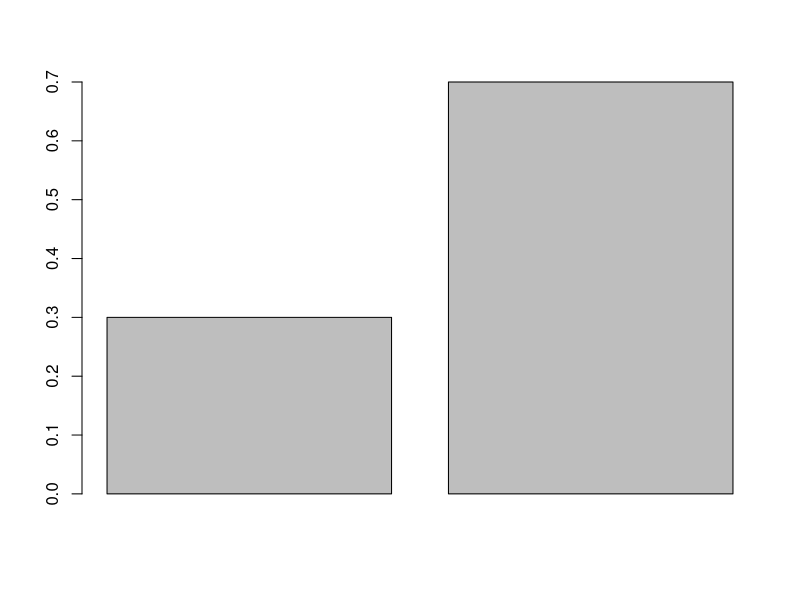
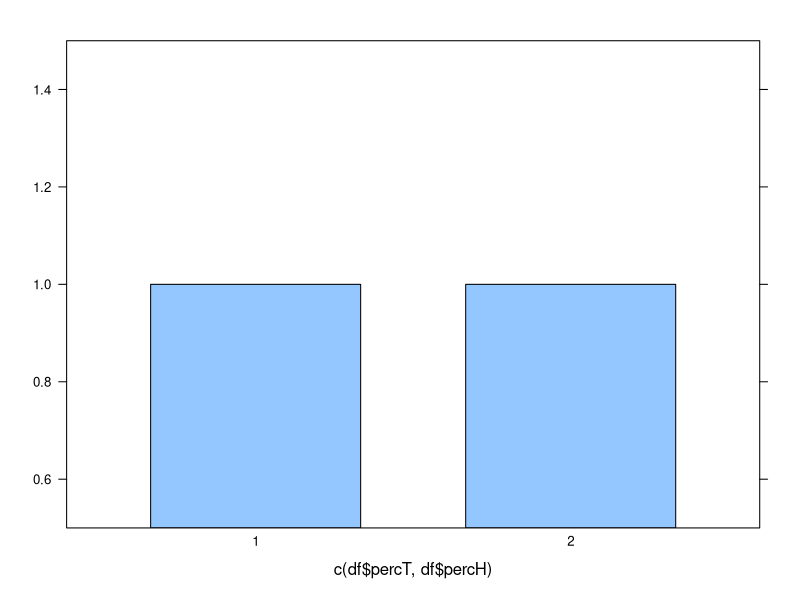
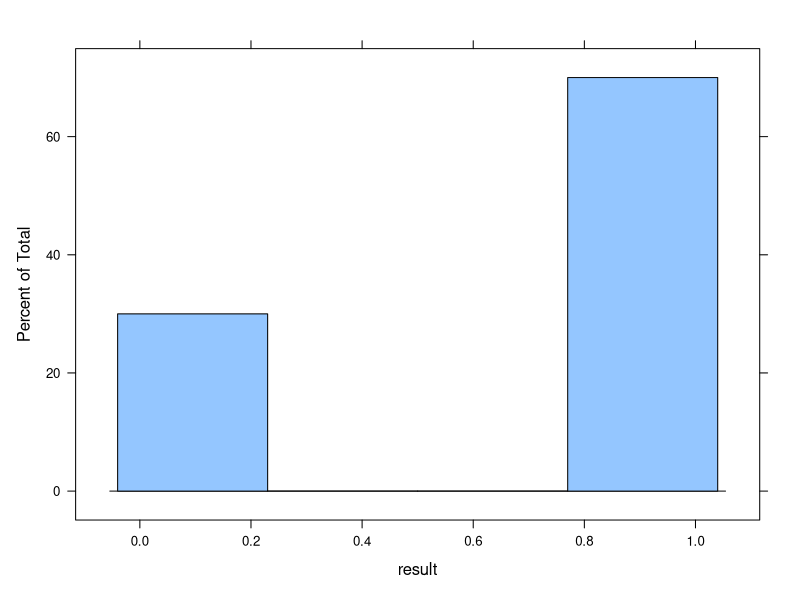
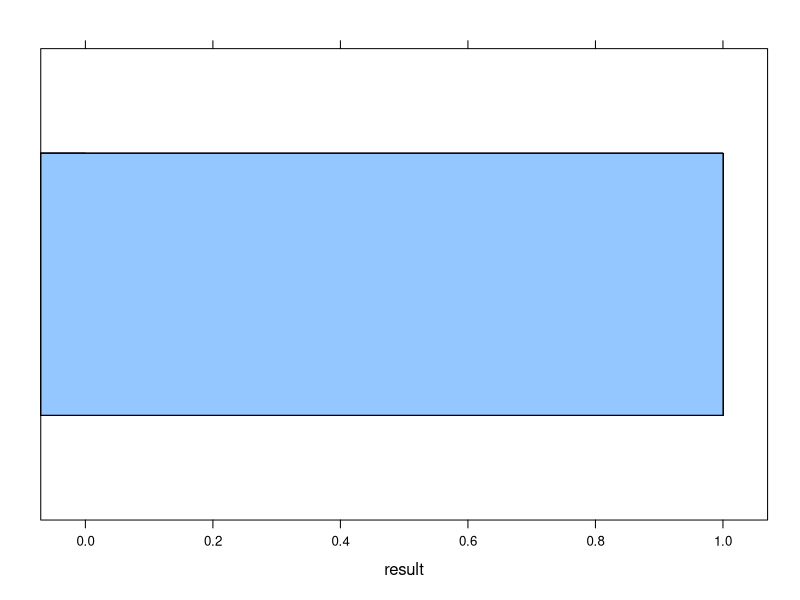
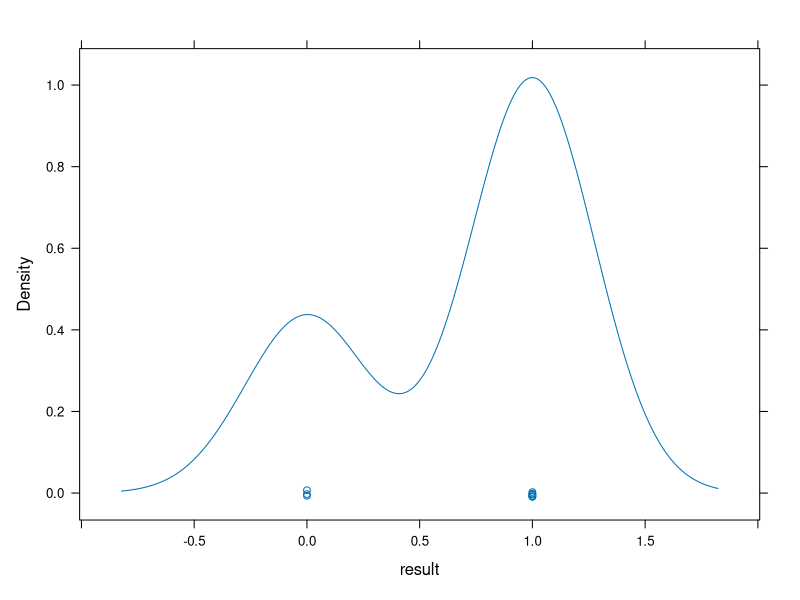
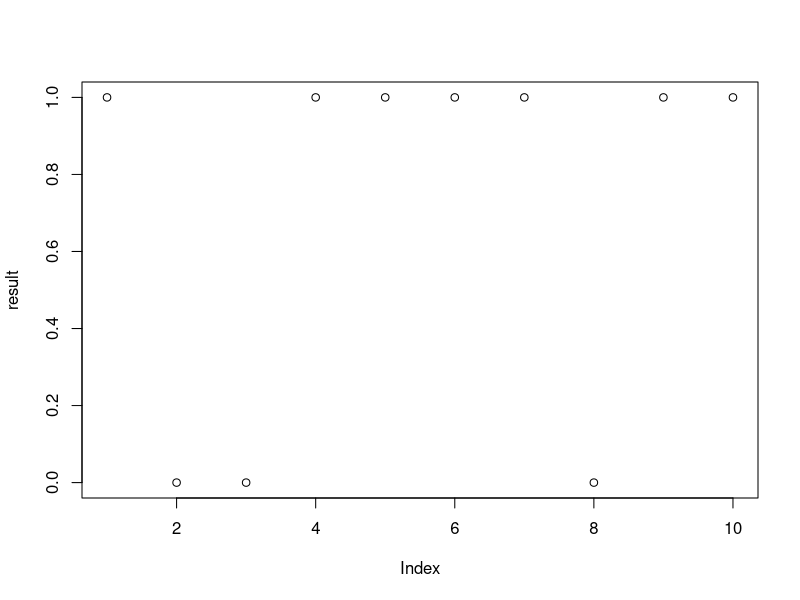
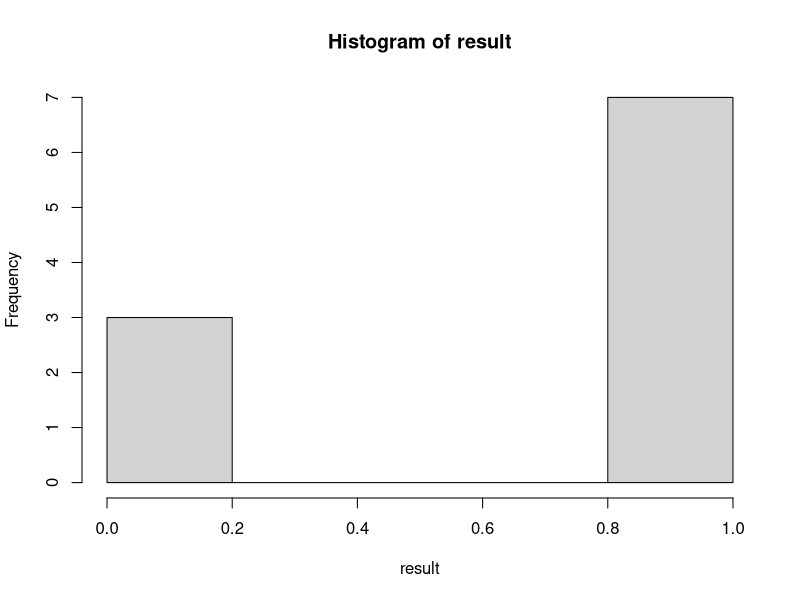
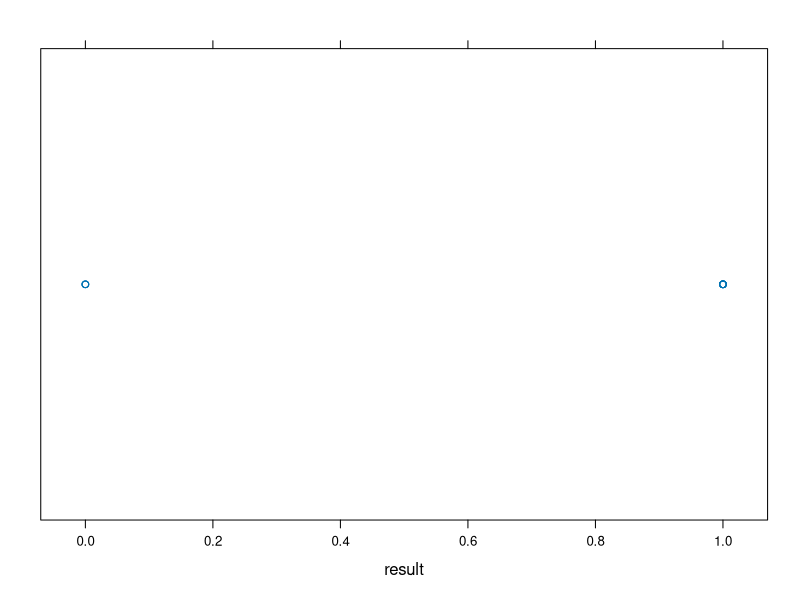

These figures' R source, in order:
#load lattice

library(lattice)
library(dplyr)
library(tidyr)
library(ggplot2)

#check the sample
coin <- c(0,1)
result <- sample(coin,10, replace = TRUE)
df <- data.frame(result)
#names(df) <- c('T', 'H')
df <- spread(count(df,result),result,n)
names(df) <- c('T', 'H')
df <- mutate(df, percT = T/(T+H), percH = H/(T+H))
barplot(c(df$percT, df$percH))
barchart(c(df$percT, df$percH), horizontal = FALSE)

names(df) <- c('T', 'H')
histogram(result)

dfresult <- data.frame(result)
recount <- count(dfresult,result)
byresult <- spread(recount,result,n)
names(byresult) = c("TAIL", "HEAD")
mutate(byresult, pretail = TAIL/(TAIL+ HEAD))

barchart(result)
densityplot(result)
plot(result)
hist(result)
stripplot(result)
barchart(table(result), horizontal = FALSE)
summary(result)
plot(result)
